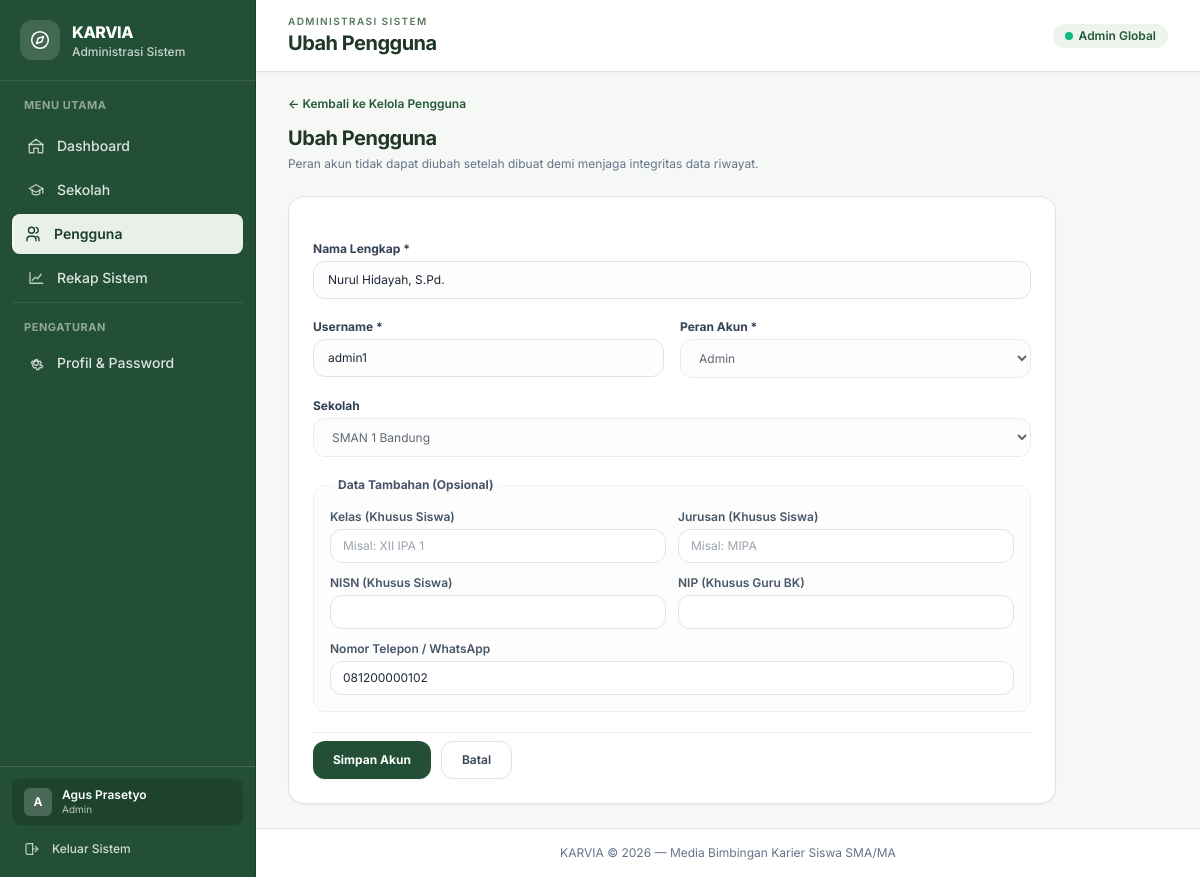
Screenshot of /admin/pengguna_form.php?id=2 (signed in) with the database file from the repository.
### tables this page shows
CREATE TABLE `pengguna` (
  `id` BIGINT UNSIGNED NOT NULL AUTO_INCREMENT,
  `sekolah_id` BIGINT UNSIGNED NULL,
  `nama_lengkap` VARCHAR(150) NOT NULL,
  `username` VARCHAR(50) NOT NULL,
  `password_hash` VARCHAR(255) NOT NULL,
  `role` ENUM('admin', 'guru_bk', 'siswa') NOT NULL,
  `status` ENUM('aktif', 'nonaktif') NOT NULL DEFAULT 'aktif',
  `nisn` VARCHAR(20) NULL,
  `nip` VARCHAR(30) NULL,
  `kelas` VARCHAR(20) NULL,
  `jurusan` VARCHAR(50) NULL,
  `no_telepon` VARCHAR(20) NULL,
  `last_login_at` DATETIME NULL,
  `terakhir_aktif_pada` DATETIME NULL,
  `login_count` INT UNSIGNED NOT NULL DEFAULT 0,
  `dibuat_oleh` BIGINT UNSIGNED NULL,
  `dibuat_pada` DATETIME NOT NULL,
  `diperbarui_pada` DATETIME NULL,
  PRIMARY KEY (`id`),
  UNIQUE KEY `uq_pengguna_username` (`username`),
  KEY `idx_pengguna_sekolah` (`sekolah_id`),
  KEY `idx_pengguna_role` (`role`),
  KEY `idx_pengguna_status` (`status`),
  KEY `idx_pengguna_last_login` (`last_login_at`),
  KEY `idx_pengguna_terakhir_aktif` (`terakhir_aktif_pada`),
  CONSTRAINT `fk_pengguna_sekolah`
    FOREIGN KEY (`sekolah_id`) REFERENCES `sekolah` (`id`)
    ON DELETE RESTRICT,
  CONSTRAINT `fk_pengguna_dibuat_oleh`
    FOREIGN KEY (`dibuat_oleh`) REFERENCES `pengguna` (`id`)
    ON DELETE SET NULL
);

CREATE TABLE `sekolah` (
  `id` BIGINT UNSIGNED NOT NULL AUTO_INCREMENT,
  `nama` VARCHAR(150) NOT NULL,
  `npsn` VARCHAR(20) NULL,
  `jenjang` ENUM('SMA', 'MA') NOT NULL DEFAULT 'SMA',
  `alamat` TEXT NULL,
  `kota` VARCHAR(100) NULL,
  `provinsi` VARCHAR(100) NULL,
  `status` ENUM('aktif', 'nonaktif') NOT NULL DEFAULT 'aktif',
  `dibuat_pada` DATETIME NOT NULL,
  `diperbarui_pada` DATETIME NULL,
  PRIMARY KEY (`id`),
  UNIQUE KEY `uq_sekolah_npsn` (`npsn`),
  KEY `idx_sekolah_status` (`status`),
  KEY `idx_sekolah_nama` (`nama`)
);

### admin/pengguna_form.php (the view, shortened to what this page needs)
<?php
$peran_halaman = 'admin';
$halaman_aktif = 'pengguna';
$id = filter_input(INPUT_GET, 'id', FILTER_VALIDATE_INT) ?: 0;
$judul_halaman = $id ? 'Ubah Pengguna' : 'Tambah Pengguna';
require_once __DIR__ . '/../includes/header.php';
$pdo = db();
$sekolah_awal = filter_input(INPUT_GET, 'sekolah_id', FILTER_VALIDATE_INT) ?: '';
$data = ['nama_lengkap' => '', 'username' => '', 'role' => 'siswa', 'sekolah_id' => $sekolah_awal, 'kelas' => '', 'jurusan' => '', 'nisn' => '', 'nip' => '', 'no_telepon' => ''];
if ($id) {
    $stmt = $pdo->prepare('SELECT id, nama_lengkap, username, role, sekolah_id, kelas, jurusan, nisn, nip, no_telepon FROM pengguna WHERE id = :id');
    $stmt->execute(['id' => $id]);
    $data = $stmt->fetch();
}
$sekolah = $pdo->query("SELECT id, nama FROM sekolah WHERE status = 'aktif' ORDER BY nama")->fetchAll();
?>
<div class="flex flex-col gap-1">
  <a href="<?= e(url('admin/pengguna.php')) ?>" class="inline-flex items-center gap-1.5 text-xs font-semibold text-[#245938] hover:underline">
    &larr; Kembali ke Kelola Pengguna
  </a>
  <h2 class="mt-2 text-xl font-bold tracking-tight text-[#203628]"><?= e($judul_halaman) ?></h2>
  <p class="text-xs text-slate-500">Peran akun tidak dapat diubah setelah dibuat demi menjaga integritas data riwayat.</p>
</div>
<form method="post" action="<?= e(url('admin/pengguna_form.php' . ($id ? '?id=' . $id : ''))) ?>" class="max-w-3xl space-y-5 rounded-2xl border border-[#dfe6de] bg-white p-6 shadow-sm">
  <div>
    <label for="nama_lengkap" class="mb-1 block text-xs font-bold text-slate-700">Nama Lengkap *</label>
    <input id="nama_lengkap" name="nama_lengkap" required maxlength="150" value="<?= e($data['nama_lengkap']) ?>" placeholder="Contoh: Budi Prasetyo" class="w-full rounded-xl border border-[#dfe6de] bg-[#fcfdfc] px-3.5 py-2.5 text-xs text-slate-800 focus:border-[#224f35] focus:bg-white focus:outline-none focus:ring-1 focus:ring-[#224f35]">
  </div>
  <div class="grid gap-4 sm:grid-cols-2">
    <div>
      <label for="username" class="mb-1 block text-xs font-bold text-slate-700">Username *</label>
      <input id="username" name="username" required minlength="3" maxlength="50" pattern="[a-z0-9._]+" value="<?= e($data['username']) ?>" placeholder="huruf kecil, angka, titik, garis bawah" class="w-full rounded-xl border border-[#dfe6de] bg-[#fcfdfc] px-3.5 py-2.5 text-xs text-slate-800 focus:border-[#224f35] focus:bg-white focus:outline-none focus:ring-1 focus:ring-[#224f35]">
    </div>
    <div>
      <label for="role" class="mb-1 block text-xs font-bold text-slate-700">Peran Akun *</label>
      <select id="role" name="role" <?= $id ? 'disabled' : '' ?> class="w-full rounded-xl border border-[#dfe6de] bg-[#fcfdfc] px-3.5 py-2.5 text-xs text-slate-800 focus:border-[#224f35] focus:bg-white focus:outline-none focus:ring-1 focus:ring-[#224f35]">
        <option value="admin" <?= $data['role'] === 'admin' ? 'selected' : '' ?>>Admin</option>
      </select>
    </div>
  </div>
  <div>
    <label for="sekolah_id" class="mb-1 block text-xs font-bold text-slate-700">
      Sekolah <span id="sekolah-wajib" class="text-rose-600">*</span>
    </label>
    <select id="sekolah_id" name="sekolah_id" class="w-full rounded-xl border border-[#dfe6de] bg-[#fcfdfc] px-3.5 py-2.5 text-xs text-slate-800 focus:border-[#224f35] focus:bg-white focus:outline-none focus:ring-1 focus:ring-[#224f35]">
      <?php foreach ($sekolah as $row): ?>
        <option value="<?= (int) $row['id'] ?>" <?= (string) $data['sekolah_id'] === (string) $row['id'] ? 'selected' : '' ?>>
          <?= e($row['nama']) ?>
        </option>
      <?php endforeach; ?>
    </select>
  </div>
  <fieldset class="rounded-xl border border-[#eef2ed] bg-[#fcfdfc] p-4">
    <legend class="px-2 text-xs font-bold text-slate-600">Data Tambahan (Opsional)</legend>
    <div class="grid gap-3 sm:grid-cols-2">
      <div>
        <label for="kelas" class="mb-1 block text-xs font-semibold text-slate-600">Kelas (Khusus Siswa)</label>
        <input id="kelas" name="kelas" maxlength="20" value="<?= e($data['kelas']) ?>" placeholder="Misal: XII IPA 1" class="w-full rounded-xl border border-[#dfe6de] bg-white px-3 py-2 text-xs text-slate-800 focus:border-[#224f35] focus:outline-none">
      </div>
      <div>
        <label for="jurusan" class="mb-1 block text-xs font-semibold text-slate-600">Jurusan (Khusus Siswa)</label>
        <input id="jurusan" name="jurusan" maxlength="50" value="<?= e($data['jurusan']) ?>" placeholder="Misal: MIPA" class="w-full rounded-xl border border-[#dfe6de] bg-white px-3 py-2 text-xs text-slate-800 focus:border-[#224f35] focus:outline-none">
      </div>
      <div>
        <label for="nisn" class="mb-1 block text-xs font-semibold text-slate-600">NISN (Khusus Siswa)</label>
        <input id="nisn" name="nisn" maxlength="20" value="<?= e($data['nisn']) ?>" class="w-full rounded-xl border border-[#dfe6de] bg-white px-3 py-2 text-xs text-slate-800 focus:border-[#224f35] focus:outline-none">
      </div>
      <div>
        <label for="nip" class="mb-1 block text-xs font-semibold text-slate-600">NIP (Khusus Guru BK)</label>
        <input id="nip" name="nip" maxlength="30" value="<?= e($data['nip']) ?>" class="w-full rounded-xl border border-[#dfe6de] bg-white px-3 py-2 text-xs text-slate-800 focus:border-[#224f35] focus:outline-none">
      </div>
      <div class="sm:col-span-2">
        <label for="no_telepon" class="mb-1 block text-xs font-semibold text-slate-600">Nomor Telepon / WhatsApp</label>
        <input id="no_telepon" name="no_telepon" maxlength="20" value="<?= e($data['no_telepon']) ?>" placeholder="08xxxxxxxxxx" class="w-full rounded-xl border border-[#dfe6de] bg-white px-3 py-2 text-xs text-slate-800 focus:border-[#224f35] focus:outline-none">
      </div>
    </div>
  </fieldset>
  <div class="flex flex-wrap gap-2.5 pt-2 border-t border-[#eef2ed]">
    <button type="submit" class="inline-flex items-center justify-center rounded-xl bg-[#224f35] px-5 py-2.5 text-xs font-bold text-white shadow-sm hover:bg-[#1a4029]">
      Simpan Akun
    </button>
    <a href="<?= e(url('admin/pengguna.php')) ?>" class="inline-flex items-center justify-center rounded-xl border border-[#dfe6de] bg-white px-5 py-2.5 text-xs font-semibold text-slate-700 hover:bg-[#f6f8f5]">
      Batal
    </a>
  </div>
</form>
<?php require __DIR__ . '/../includes/footer.php'; ?>

### includes/header.php (shortened to what this page needs)
<?php
require_once __DIR__ . '/function.php';
auth_cek_peran($peran_halaman);
$pengguna_aktif = auth_pengguna();
$menu_peran = [
    'admin' => [
        ['index', 'Dashboard', 'admin/index.php', 'home'],
        ['sekolah', 'Sekolah', 'admin/sekolah.php', 'school'],
        ['pengguna', 'Pengguna', 'admin/pengguna.php', 'users'],
        ['rekap', 'Rekap Sistem', 'admin/rekap.php', 'chart'],
    ],
    'guru_bk' => [
        ['index', 'Dashboard', 'guru_bk/index.php', 'home'],
        ['catatan', 'Catatan Siswa', 'guru_bk/catatan.php', 'file'],
        ['artikel', 'Artikel Edukasi', 'guru_bk/artikel.php', 'book'],
    ],
    'siswa' => [
        ['index', 'Beranda', 'siswa/index.php', 'home'],
        ['kenali_diri', 'Kenali Diriku', 'siswa/kenali_diri.php', 'users'],
        ['profesi', 'Jelajah Profesi', 'siswa/profesi.php', 'compass'],
        ['jalur', 'Jalur Setelah Lulus', 'siswa/jalur.php', 'map'],
        ['bandingkan', 'Bandingkan Pilihan', 'siswa/bandingkan.php', 'chart'],
        ['rencana', 'Rencana Langkahku', 'siswa/rencana.php', 'calendar'],
        ['jurnal', 'Jurnal Refleksi', 'siswa/jurnal.php', 'book'],
        ['konsultasi', 'Ruang Konsultasi BK', 'siswa/konsultasi.php', 'message'],
        ['tips', 'Tips & Edukasi', 'siswa/tips.php', 'lightbulb'],
    ],
];
$role_labels = [
    'admin' => 'Administrasi Sistem',
    'guru_bk' => 'Ruang Guru BK',
    'siswa' => 'Langkah Karierku',
];
$judul_halaman = $judul_halaman ?? 'KARVIA';
$halaman_aktif = $halaman_aktif ?? 'index';
?>
<!doctype html>
<html lang="id">
<head>
  <script src="https://cdn.tailwindcss.com"></script>
</head>
<body class="min-h-screen bg-[#f6f8f5] text-slate-900 antialiased">
  <div class="min-h-screen lg:pl-64">
    <aside id="karvia-sidebar" class="fixed inset-y-0 left-0 z-50 flex w-64 -translate-x-full flex-col border-r border-[#1a4029] bg-[#224f35] transition-transform duration-200 lg:translate-x-0">
      <div class="flex items-center justify-between gap-3 px-5 py-5 border-b border-white/10">
        <div class="flex min-w-0 items-center gap-3">
          <span class="flex h-10 w-10 shrink-0 items-center justify-center rounded-xl bg-white/15 text-white shadow-inner">
          </span>
          <div class="min-w-0">
            <span class="block text-base font-extrabold tracking-tight text-white">KARVIA</span>
            <p class="truncate text-xs font-medium text-white/75"><?= e($role_labels[$peran_halaman] ?? 'Langkah Karierku') ?></p>
          </div>
        </div>
      </div>
      <nav aria-label="Navigasi utama" class="flex-1 space-y-1 overflow-y-auto px-3 py-4">
        <p class="px-3 pb-2 text-[11px] font-bold uppercase tracking-wider text-white/50">Menu Utama</p>
        <?php foreach ($menu_peran[$peran_halaman] as [$kunci, $label, $tujuan, $ikon]): ?>
          <?php $isActive = ($halaman_aktif === $kunci); ?>
          <a href="<?= e(url($tujuan)) ?>" class="flex items-center gap-3 rounded-lg px-3 py-2.5 text-sm font-medium transition-colors <?= $isActive ? 'border-l-[3px] border-[#f2f6f2] bg-[#e8f0e9] pl-[9px] text-[#1b3d2b] font-semibold shadow-sm' : 'border-l-[3px] border-transparent text-white/85 hover:bg-white/15 hover:text-white' ?>"<?= $isActive ? ' aria-current="page"' : '' ?>>
            <span class="<?= $isActive ? 'text-[#1b3d2b]' : 'text-white/70' ?>"><?php karvia_icon($ikon, 'h-[18px] w-[18px]'); ?></span>
            <span class="truncate"><?= e($label) ?></span>
          </a>
        <?php endforeach; ?>
        <div class="pt-4 mt-2 border-t border-white/10">
          <p class="px-3 pb-2 text-[11px] font-bold uppercase tracking-wider text-white/50">Pengaturan</p>
          <?php $isProfilActive = ($halaman_aktif === 'profil'); ?>
          <a href="<?= e(url('profil.php')) ?>" class="flex items-center gap-3 rounded-lg px-3 py-2.5 text-sm font-medium transition-colors <?= $isProfilActive ? 'border-l-[3px] border-[#f2f6f2] bg-[#e8f0e9] pl-[9px] text-[#1b3d2b] font-semibold shadow-sm' : 'border-l-[3px] border-transparent text-white/85 hover:bg-white/15 hover:text-white' ?>"<?= $isProfilActive ? ' aria-current="page"' : '' ?>>
            <span class="<?= $isProfilActive ? 'text-[#1b3d2b]' : 'text-white/70' ?>"><?php karvia_icon('settings', 'h-[18px] w-[18px]'); ?></span>
            <span class="truncate">Profil &amp; Password</span>
          </a>
        </div>
      </nav>
      <div class="border-t border-white/15 p-3">
        <div class="mb-2 flex items-center gap-2.5 rounded-lg bg-black/15 px-3 py-2 text-white">
          <span class="flex h-7 w-7 shrink-0 items-center justify-center rounded-md bg-white/20 text-xs font-bold text-white">
            <?= e(mb_strtoupper(mb_substr($pengguna_aktif['nama_lengkap'] ?? 'U', 0, 1))) ?>
          </span>
          <div class="min-w-0 flex-1">
            <div class="truncate text-xs font-semibold leading-tight"><?= e($pengguna_aktif['nama_lengkap'] ?? '') ?></div>
            <div class="truncate text-[10px] text-white/70"><?= e($pengguna_aktif['sekolah_nama'] ?? ucfirst(str_replace('_', ' ', $peran_halaman))) ?></div>
          </div>
        </div>
        <form method="post" action="<?= e(url('logout.php')) ?>">
          <button type="submit" class="flex w-full items-center gap-3 rounded-lg px-3 py-2 text-left text-xs font-medium text-white/80 transition-colors hover:bg-rose-500/20 hover:text-rose-200 focus:outline-none">
            <span class="text-white/70"><?php karvia_icon('logout', 'h-4 w-4'); ?></span>
            <span>Keluar Sistem</span>
          </button>
        </form>
      </div>
    </aside>
    <div class="flex min-h-screen flex-col min-w-0">
      <header class="sticky top-0 z-30 flex items-center justify-between border-b border-[#dfe6de] bg-white px-4 py-3.5 sm:px-6 lg:px-8 shadow-[0_1px_3px_rgba(0,0,0,0.03)]">
        <div class="flex min-w-0 items-center gap-3">
          <div>
            <p class="text-[10px] font-semibold uppercase tracking-[0.14em] text-[#55785f]">
              <?= e($role_labels[$peran_halaman] ?? 'KARVIA') ?>
            </p>
            <h1 class="text-lg font-bold tracking-tight text-[#203628] sm:text-xl">
              <?= e($judul_halaman) ?>
            </h1>
          </div>
        </div>
        <div class="flex items-center gap-2">
          <?php if ($peran_halaman === 'admin'): ?>
            <span class="inline-flex items-center gap-1.5 rounded-full bg-[#edf3ed] px-3 py-1 text-xs font-semibold text-[#245938]">
              <span class="h-2 w-2 rounded-full bg-emerald-500 animate-pulse"></span>
              Admin Global
            </span>
          <?php endif; ?>
        </div>
      </header>
      <main class="flex-1 px-4 py-6 sm:px-6 lg:px-8 space-y-6">

### includes/header.php (style rules this page uses)
body { font-family: 'Inter', -apple-system, BlinkMacSystemFont, sans-serif; }

### rows the page displays
pengguna: nama_lengkap "A", nama_lengkap "Agus Prasetyo"
pengguna: nama_lengkap "Nurul Hidayah, S.Pd.", username "admin1", role "Admin", sekolah_id "SMAN 1 Bandung", no_telepon "081200000102"

### other values shown
$role_labels[$peran_halaman] "Administrasi Sistem"
$label "Dashboard"
$label "Sekolah"
$label "Pengguna"
$label "Rekap Sistem"
$pengguna_aktif['sekolah_nama'] "Admin"
$role_labels[$peran_halaman] "ADMINISTRASI SISTEM"
$judul_halaman "Ubah Pengguna"
